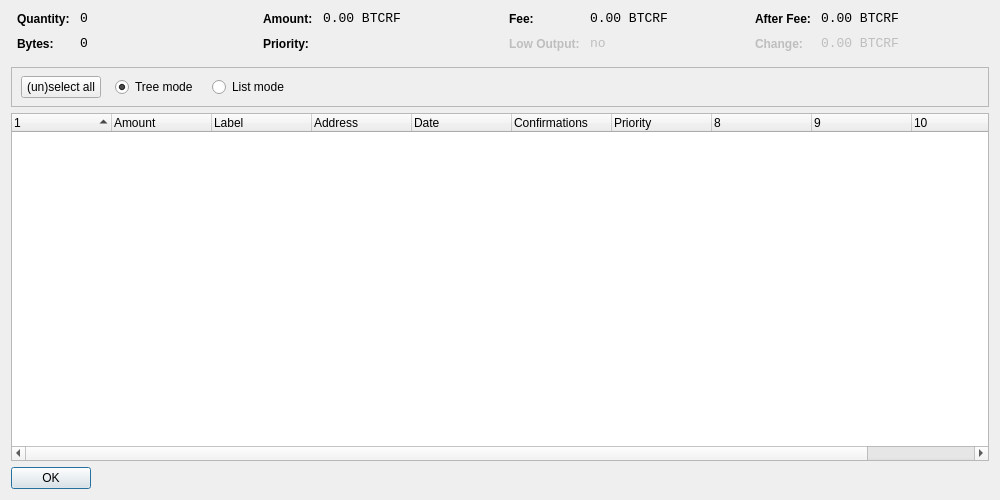
<?xml version="1.0" encoding="UTF-8"?>
<ui version="4.0">
 <class>CoinControlDialog</class>
 <widget class="QDialog" name="CoinControlDialog">
  <property name="geometry">
   <rect>
    <x>0</x>
    <y>0</y>
    <width>1000</width>
    <height>500</height>
   </rect>
  </property>
  <property name="windowTitle">
   <string>Coin Control</string>
  </property>
  <property name="styleSheet">
   <string notr="true">background-image: url(:/images/imagex1);</string>
  </property>
  <layout class="QVBoxLayout" name="verticalLayout">
   <item>
    <layout class="QHBoxLayout" name="horizontalLayoutTop" stretch="0,0,0,0">
     <property name="topMargin">
      <number>0</number>
     </property>
     <property name="bottomMargin">
      <number>10</number>
     </property>
     <item>
      <layout class="QFormLayout" name="formLayoutCoinControl1">
       <property name="horizontalSpacing">
        <number>10</number>
       </property>
       <property name="verticalSpacing">
        <number>10</number>
       </property>
       <property name="leftMargin">
        <number>6</number>
       </property>
       <property name="rightMargin">
        <number>6</number>
       </property>
       <item row="0" column="0">
        <widget class="QLabel" name="labelCoinControlQuantityText">
         <property name="styleSheet">
          <string notr="true">font-weight:bold;</string>
         </property>
         <property name="text">
          <string>Quantity:</string>
         </property>
        </widget>
       </item>
       <item row="0" column="1">
        <widget class="QLabel" name="labelCoinControlQuantity">
         <property name="font">
          <font>
           <family>Monospace</family>
           <pointsize>10</pointsize>
          </font>
         </property>
         <property name="cursor">
          <cursorShape>IBeamCursor</cursorShape>
         </property>
         <property name="contextMenuPolicy">
          <enum>Qt::ActionsContextMenu</enum>
         </property>
         <property name="text">
          <string notr="true">0</string>
         </property>
         <property name="textInteractionFlags">
          <set>Qt::LinksAccessibleByMouse|Qt::TextSelectableByKeyboard|Qt::TextSelectableByMouse</set>
         </property>
        </widget>
       </item>
       <item row="1" column="0">
        <widget class="QLabel" name="labelCoinControlBytesText">
         <property name="styleSheet">
          <string notr="true">font-weight:bold;</string>
         </property>
         <property name="text">
          <string>Bytes:</string>
         </property>
        </widget>
       </item>
       <item row="1" column="1">
        <widget class="QLabel" name="labelCoinControlBytes">
         <property name="font">
          <font>
           <family>Monospace</family>
           <pointsize>10</pointsize>
          </font>
         </property>
         <property name="cursor">
          <cursorShape>IBeamCursor</cursorShape>
         </property>
         <property name="contextMenuPolicy">
          <enum>Qt::ActionsContextMenu</enum>
         </property>
         <property name="text">
          <string notr="true">0</string>
         </property>
         <property name="textInteractionFlags">
          <set>Qt::LinksAccessibleByMouse|Qt::TextSelectableByKeyboard|Qt::TextSelectableByMouse</set>
         </property>
        </widget>
       </item>
      </layout>
     </item>
     <item>
      <layout class="QFormLayout" name="formLayoutCoinControl2">
       <property name="horizontalSpacing">
        <number>10</number>
       </property>
       <property name="verticalSpacing">
        <number>10</number>
       </property>
       <property name="leftMargin">
        <number>6</number>
       </property>
       <property name="rightMargin">
        <number>6</number>
       </property>
       <item row="0" column="0">
        <widget class="QLabel" name="labelCoinControlAmountText">
         <property name="styleSheet">
          <string notr="true">font-weight:bold;</string>
         </property>
         <property name="text">
          <string>Amount:</string>
         </property>
        </widget>
       </item>
       <item row="0" column="1">
        <widget class="QLabel" name="labelCoinControlAmount">
         <property name="font">
          <font>
           <family>Monospace</family>
           <pointsize>10</pointsize>
          </font>
         </property>
         <property name="cursor">
          <cursorShape>IBeamCursor</cursorShape>
         </property>
         <property name="contextMenuPolicy">
          <enum>Qt::ActionsContextMenu</enum>
         </property>
         <property name="text">
          <string notr="true">0.00 BTCRF</string>
         </property>
         <property name="textInteractionFlags">
          <set>Qt::LinksAccessibleByMouse|Qt::TextSelectableByKeyboard|Qt::TextSelectableByMouse</set>
         </property>
        </widget>
       </item>
       <item row="1" column="0">
        <widget class="QLabel" name="labelCoinControlPriorityText">
         <property name="styleSheet">
          <string notr="true">font-weight:bold;</string>
         </property>
         <property name="text">
          <string>Priority:</string>
         </property>
        </widget>
       </item>
       <item row="1" column="1">
        <widget class="QLabel" name="labelCoinControlPriority">
         <property name="font">
          <font>
           <family>Monospace</family>
           <pointsize>10</pointsize>
          </font>
         </property>
         <property name="cursor">
          <cursorShape>IBeamCursor</cursorShape>
         </property>
         <property name="contextMenuPolicy">
          <enum>Qt::ActionsContextMenu</enum>
         </property>
         <property name="text">
          <string/>
         </property>
         <property name="textInteractionFlags">
          <set>Qt::LinksAccessibleByMouse|Qt::TextSelectableByKeyboard|Qt::TextSelectableByMouse</set>
         </property>
        </widget>
       </item>
      </layout>
     </item>
     <item>
      <layout class="QFormLayout" name="formLayoutCoinControl3">
       <property name="horizontalSpacing">
        <number>10</number>
       </property>
       <property name="verticalSpacing">
        <number>10</number>
       </property>
       <property name="leftMargin">
        <number>6</number>
       </property>
       <property name="rightMargin">
        <number>6</number>
       </property>
       <item row="0" column="0">
        <widget class="QLabel" name="labelCoinControlFeeText">
         <property name="styleSheet">
          <string notr="true">font-weight:bold;</string>
         </property>
         <property name="text">
          <string>Fee:</string>
         </property>
        </widget>
       </item>
       <item row="0" column="1">
        <widget class="QLabel" name="labelCoinControlFee">
         <property name="font">
          <font>
           <family>Monospace</family>
           <pointsize>10</pointsize>
          </font>
         </property>
         <property name="cursor">
          <cursorShape>IBeamCursor</cursorShape>
         </property>
         <property name="contextMenuPolicy">
          <enum>Qt::ActionsContextMenu</enum>
         </property>
         <property name="text">
          <string notr="true">0.00 BTCRF</string>
         </property>
         <property name="textInteractionFlags">
          <set>Qt::LinksAccessibleByMouse|Qt::TextSelectableByKeyboard|Qt::TextSelectableByMouse</set>
         </property>
        </widget>
       </item>
       <item row="1" column="0">
        <widget class="QLabel" name="labelCoinControlLowOutputText">
         <property name="enabled">
          <bool>false</bool>
         </property>
         <property name="styleSheet">
          <string notr="true">font-weight:bold;</string>
         </property>
         <property name="text">
          <string>Low Output:</string>
         </property>
        </widget>
       </item>
       <item row="1" column="1">
        <widget class="QLabel" name="labelCoinControlLowOutput">
         <property name="enabled">
          <bool>false</bool>
         </property>
         <property name="font">
          <font>
           <family>Monospace</family>
           <pointsize>10</pointsize>
          </font>
         </property>
         <property name="cursor">
          <cursorShape>IBeamCursor</cursorShape>
         </property>
         <property name="contextMenuPolicy">
          <enum>Qt::ActionsContextMenu</enum>
         </property>
         <property name="text">
          <string notr="true">no</string>
         </property>
         <property name="textInteractionFlags">
          <set>Qt::LinksAccessibleByMouse|Qt::TextSelectableByKeyboard|Qt::TextSelectableByMouse</set>
         </property>
        </widget>
       </item>
      </layout>
     </item>
     <item>
      <layout class="QFormLayout" name="formLayoutCoinControl4">
       <property name="horizontalSpacing">
        <number>10</number>
       </property>
       <property name="verticalSpacing">
        <number>10</number>
       </property>
       <property name="leftMargin">
        <number>6</number>
       </property>
       <property name="rightMargin">
        <number>6</number>
       </property>
       <item row="0" column="0">
        <widget class="QLabel" name="labelCoinControlAfterFeeText">
         <property name="styleSheet">
          <string notr="true">font-weight:bold;</string>
         </property>
         <property name="text">
          <string>After Fee:</string>
         </property>
        </widget>
       </item>
       <item row="0" column="1">
        <widget class="QLabel" name="labelCoinControlAfterFee">
         <property name="font">
          <font>
           <family>Monospace</family>
           <pointsize>10</pointsize>
          </font>
         </property>
         <property name="cursor">
          <cursorShape>IBeamCursor</cursorShape>
         </property>
         <property name="contextMenuPolicy">
          <enum>Qt::ActionsContextMenu</enum>
         </property>
         <property name="text">
          <string notr="true">0.00 BTCRF</string>
         </property>
         <property name="textInteractionFlags">
          <set>Qt::LinksAccessibleByMouse|Qt::TextSelectableByKeyboard|Qt::TextSelectableByMouse</set>
         </property>
        </widget>
       </item>
       <item row="1" column="0">
        <widget class="QLabel" name="labelCoinControlChangeText">
         <property name="enabled">
          <bool>false</bool>
         </property>
         <property name="styleSheet">
          <string notr="true">font-weight:bold;</string>
         </property>
         <property name="text">
          <string>Change:</string>
         </property>
        </widget>
       </item>
       <item row="1" column="1">
        <widget class="QLabel" name="labelCoinControlChange">
         <property name="enabled">
          <bool>false</bool>
         </property>
         <property name="font">
          <font>
           <family>Monospace</family>
           <pointsize>10</pointsize>
          </font>
         </property>
         <property name="cursor">
          <cursorShape>IBeamCursor</cursorShape>
         </property>
         <property name="contextMenuPolicy">
          <enum>Qt::ActionsContextMenu</enum>
         </property>
         <property name="text">
          <string notr="true">0.00 BTCRF</string>
         </property>
         <property name="textInteractionFlags">
          <set>Qt::LinksAccessibleByMouse|Qt::TextSelectableByKeyboard|Qt::TextSelectableByMouse</set>
         </property>
        </widget>
       </item>
      </layout>
     </item>
    </layout>
   </item>
   <item>
    <widget class="QFrame" name="frame">
     <property name="minimumSize">
      <size>
       <width>0</width>
       <height>40</height>
      </size>
     </property>
     <property name="frameShape">
      <enum>QFrame::StyledPanel</enum>
     </property>
     <property name="frameShadow">
      <enum>QFrame::Sunken</enum>
     </property>
     <widget class="QWidget" name="horizontalLayoutWidget">
      <property name="geometry">
       <rect>
        <x>10</x>
        <y>0</y>
        <width>781</width>
        <height>41</height>
       </rect>
      </property>
      <layout class="QHBoxLayout" name="horizontalLayoutPanel" stretch="0,0,0,0">
       <property name="spacing">
        <number>14</number>
       </property>
       <item>
        <widget class="QPushButton" name="pushButtonSelectAll">
         <property name="sizePolicy">
          <sizepolicy hsizetype="Maximum" vsizetype="Fixed">
           <horstretch>0</horstretch>
           <verstretch>0</verstretch>
          </sizepolicy>
         </property>
         <property name="text">
          <string>(un)select all</string>
         </property>
        </widget>
       </item>
       <item>
        <widget class="QRadioButton" name="radioTreeMode">
         <property name="sizePolicy">
          <sizepolicy hsizetype="Maximum" vsizetype="Fixed">
           <horstretch>0</horstretch>
           <verstretch>0</verstretch>
          </sizepolicy>
         </property>
         <property name="text">
          <string>Tree mode</string>
         </property>
         <property name="checked">
          <bool>true</bool>
         </property>
        </widget>
       </item>
       <item>
        <widget class="QRadioButton" name="radioListMode">
         <property name="sizePolicy">
          <sizepolicy hsizetype="Maximum" vsizetype="Fixed">
           <horstretch>0</horstretch>
           <verstretch>0</verstretch>
          </sizepolicy>
         </property>
         <property name="text">
          <string>List mode</string>
         </property>
        </widget>
       </item>
       <item>
        <spacer name="horizontalSpacer">
         <property name="orientation">
          <enum>Qt::Horizontal</enum>
         </property>
         <property name="sizeHint" stdset="0">
          <size>
           <width>40</width>
           <height>20</height>
          </size>
         </property>
        </spacer>
       </item>
      </layout>
     </widget>
    </widget>
   </item>
   <item>
    <widget class="CoinControlTreeWidget" name="treeWidget">
     <property name="contextMenuPolicy">
      <enum>Qt::CustomContextMenu</enum>
     </property>
     <property name="sortingEnabled">
      <bool>false</bool>
     </property>
     <property name="columnCount">
      <number>11</number>
     </property>
     <attribute name="headerShowSortIndicator" stdset="0">
      <bool>true</bool>
     </attribute>
     <attribute name="headerStretchLastSection">
      <bool>false</bool>
     </attribute>
     <column>
      <property name="text">
       <string/>
      </property>
     </column>
     <column>
      <property name="text">
       <string>Amount</string>
      </property>
     </column>
     <column>
      <property name="text">
       <string>Label</string>
      </property>
     </column>
     <column>
      <property name="text">
       <string>Address</string>
      </property>
     </column>
     <column>
      <property name="text">
       <string>Date</string>
      </property>
     </column>
     <column>
      <property name="text">
       <string>Confirmations</string>
      </property>
      <property name="toolTip">
       <string>Confirmed</string>
      </property>
     </column>
     <column>
      <property name="text">
       <string>Priority</string>
      </property>
     </column>
     <column>
      <property name="text">
       <string/>
      </property>
     </column>
     <column>
      <property name="text">
       <string/>
      </property>
     </column>
     <column>
      <property name="text">
       <string/>
      </property>
     </column>
     <column>
      <property name="text">
       <string/>
      </property>
     </column>
    </widget>
   </item>
   <item>
    <widget class="QDialogButtonBox" name="buttonBox">
     <property name="sizePolicy">
      <sizepolicy hsizetype="Maximum" vsizetype="Fixed">
       <horstretch>0</horstretch>
       <verstretch>0</verstretch>
      </sizepolicy>
     </property>
     <property name="orientation">
      <enum>Qt::Horizontal</enum>
     </property>
     <property name="standardButtons">
      <set>QDialogButtonBox::Ok</set>
     </property>
    </widget>
   </item>
  </layout>
 </widget>
 <customwidgets>
  <customwidget>
   <class>CoinControlTreeWidget</class>
   <extends>QTreeWidget</extends>
   <header>coincontroltreewidget.h</header>
  </customwidget>
 </customwidgets>
 <resources/>
 <connections/>
</ui>
